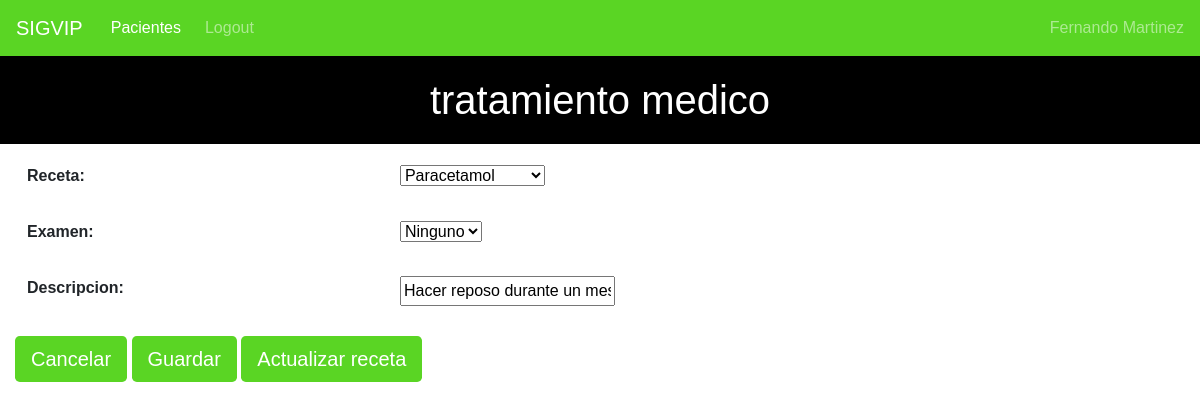
The app's page /ficha/1/detalle/4/update/2/ (signed in) with its own data.
### ficha/models.py (models this page shows, shortened)
class Tratamiento(models.Model):
    receta = models.ForeignKey(Receta,default=None,on_delete=models.CASCADE)
    examen = models.ForeignKey(Examen,default=None,on_delete=models.CASCADE)
    descripcion = models.CharField(max_length=500)

### ficha/views.py (the view)
# urls.py: re_path(r'^(?P<fk>\d+)/detalle/(?P<codigo>\d+)/update/(?P<pk>\d+)/?$',views.TratamientoUpdate.as_view(success_url='pacientes/'),name='tratamiento_update'),
class TratamientoUpdate(UpdateView):
    model = Tratamiento
    template_name = './actualizar_tratamiento.html'
    fields = ['receta','examen','descripcion']

### ficha/models.py (called while the page is built)
    def __str__(self):
        return "{}".format(self.texamen)

    def __str__(self):
        return "{}".format(self.tipoexamen)

    def __str__(self):
        return "{}".format(self.medicamento)

### ficha/templates/actualizar_tratamiento.html (shortened to what this page needs)
{% extends "base.html" %}
{% block pagina %}
<h1>tratamiento medico</h1>
{% endblock %}
{% block content %}
<div id="consulta_form" class="container">
    <form action="" method="POST">
        <table class="table table-borderless">
            {{form.as_table}}
        </table>
        <a class="btn btn-primary btn-lg" href="{{request.META.HTTP_REFERER}}" role="button">Cancelar</a>
        <input type="submit" class="btn btn-lg btn-primary " value="Guardar" onclick="CrearTratamiento()"></input>
        <a class="btn btn-primary btn-lg" href="{{object.receta_id}}/" role="button">Actualizar receta </a>
    </form>
</div>
{% endblock %}

### pacientes/templates/navbar.html (shortened to what this page needs)
<nav class="navbar navbar-expand-lg navbar-dark">
    <a class="navbar-brand" href="{% url 'index' %}">SIGVIP</a>
    <div class="collapse navbar-collapse" id="navbarNav">
      <ul class="navbar-nav mr-auto">
        {% if user.is_authenticated %}
            <li class="nav-item active">
                <a class="nav-link" href="/pacientes">Pacientes<span class="sr-only">(current)</span></a>
            </li>
            <li class="nav-item">
                <a class="nav-link" href="{% url 'logout' %}">Logout</a>
            </li>
        </ul>
        <span class="navbar-text">
            {{user.first_name}} {{user.last_name}}
        </span>
        {% else %}
            <li class="nav-item">
                <a class="nav-link" href="{% url 'login' %}">Login</a>
            </li>
        {% endif %}
    </div>
</nav>

### pacientes/static/css/cursos.css (style rules this page uses)
body { margin: 0; padding: 0; font-family: sans-serif; }
.navbar { background-color: #5ad524; }
.navbar .navbar-brand { color: white; }
h1 { text-align: center; background-color: black; padding: 20px; color: white; }
.navbar .nav-link { color: white; border-radius: .25rem; margin: 0 0.25em; }
.btn-primary { background-color: #5ad524; border: none; }
#consulta_form { position: absolute; left: 0%; }

### records on screen
Tratamiento: receta "Paracetamol", examen "Ninguno", descripcion "Hacer reposo durante un mes"

### other values on screen
{{ user.first_name }} "Fernando"
{{ user.last_name }} "Martinez"
